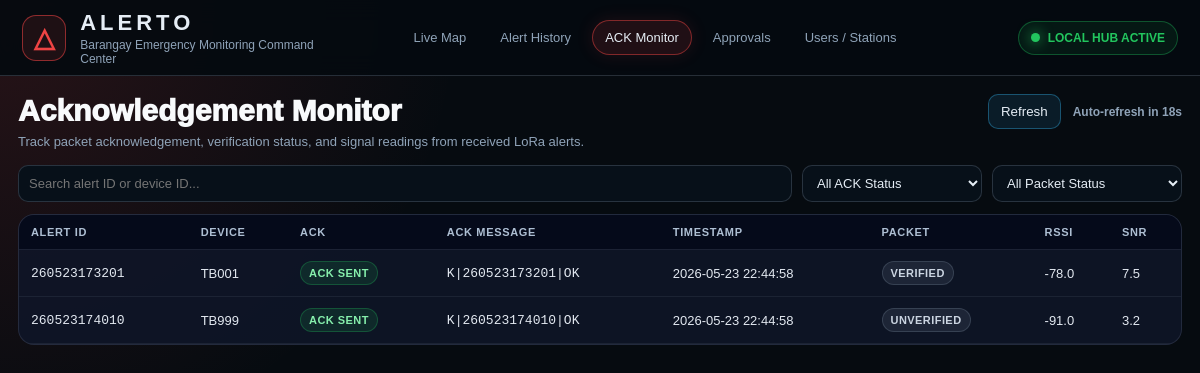
The app's page /acknowledgements, older data.
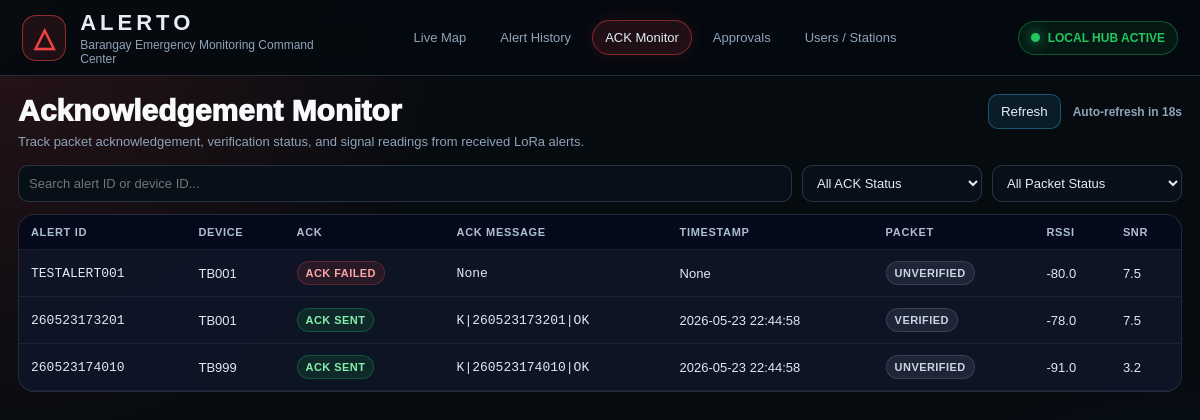
The same page, newer data.
### tables this page shows
CREATE TABLE alerts (
        id INTEGER PRIMARY KEY AUTOINCREMENT,
        alert_id TEXT UNIQUE,
        packet_type TEXT,
        raw_packet TEXT,
        device_id TEXT,
        user_id TEXT,
        zone TEXT,
        subzone TEXT,
        emergency_type TEXT,
        emergency_label TEXT,
        message TEXT,
        received_at TEXT,
        rssi REAL,
        snr REAL,
        verification_status TEXT DEFAULT 'Unverified',
        alert_status TEXT DEFAULT 'New',
        ack_message TEXT,
        ack_sent INTEGER DEFAULT 0,
        ack_sent_at TEXT,
        created_at TEXT
    , updated_at TEXT);

### app.py (the view)
@app.route("/acknowledgements")
def acknowledgements_page():
    alerts = get_alerts()
    return render_template("acknowledgements.html", alerts=alerts)

### database.py (called while the page is built)
def get_connection():
    conn = sqlite3.connect(
        DATABASE_PATH,
        timeout=10,
        check_same_thread=False
    )
    conn.row_factory = sqlite3.Row
    conn.execute("PRAGMA journal_mode=WAL;")
    conn.execute("PRAGMA busy_timeout=10000;")
    conn.execute("PRAGMA foreign_keys=ON;")
    return conn

def get_alerts(status=None):
    conn = get_connection()
    cur = conn.cursor()
    if status:
        cur.execute("""
            SELECT * FROM alerts
            WHERE alert_status = ?
            ORDER BY received_at DESC
        """, (status,))
    else:
        cur.execute("""
            SELECT * FROM alerts
            ORDER BY received_at DESC
        """)
    rows = cur.fetchall()
    conn.close()
    return rows

### templates/acknowledgements.html (shortened to what this page needs)
{% extends "base.html" %}
{% block content %}
<div class="ack-page compact-monitor-page">
    <div class="compact-page-header">
        <div>
            <h1>Acknowledgement Monitor</h1>
            <p>Track packet acknowledgement, verification status, and signal readings from received LoRa alerts.</p>
        </div>
        <div class="compact-header-actions">
            <button class="btn-small" onclick="window.location.reload()">Refresh</button>
            <span id="ack-refresh-label">Auto-refresh in 20s</span>
        </div>
    </div>
    <div class="compact-toolbar">
        <input
            type="text"
            id="ack-search"
            placeholder="Search alert ID or device ID..."
            oninput="filterAckRows()">
        <select id="ack-status-filter" onchange="filterAckRows()">
            <option value="all">All ACK Status</option>
        </select>
        <select id="packet-status-filter" onchange="filterAckRows()">
            <option value="all">All Packet Status</option>
        </select>
    </div>
    <section class="compact-table-card">
        <table class="compact-monitor-table">
            <thead>
                <tr>
                    <th>Alert ID</th>
                    <th>Device</th>
                    <th>ACK</th>
                    <th>ACK Message</th>
                    <th>Timestamp</th>
                    <th>Packet</th>
                    <th>RSSI</th>
                    <th>SNR</th>
                </tr>
            </thead>
            <tbody>
                {% for alert in alerts %}
                <tr
                    class="ack-row"
                    data-search="{{ (alert.alert_id or '')|lower }} {{ (alert.device_id or '')|lower }}"
                    data-ack="{{ 'sent' if alert.ack_sent else 'failed' }}"
                    data-packet="{{ (alert.verification_status or 'unverified')|lower }}"
                >
                    <td class="mono-cell">{{ alert.alert_id }}</td>
                    <td>{{ alert.device_id or "—" }}</td>
                    <td>
                        {% if alert.ack_sent %}
                            <span class="mini-pill good">ACK Sent</span>
                        {% else %}
                            <span class="mini-pill bad">ACK Failed</span>
                        {% endif %}
                    </td>
                    <td class="mono-cell">{{ alert.ack_message or "None" }}</td>
                    <td>{{ alert.ack_sent_at or "None" }}</td>
                    <td>
                        <span class="mini-pill neutral">
                            {{ alert.verification_status or "Unverified" }}
                        </span>
                    </td>
                    <td>{{ alert.rssi or "—" }}</td>
                    <td>{{ alert.snr or "—" }}</td>
                </tr>
                {% endfor %}
            </tbody>
        </table>
    </section>
</div>
{% endblock %}

Row changes from the older to the newer data that the page shows:
added alerts: alert_id "TESTALERT001", device "TB001", ack_sent "ACK FAILED", ack_message "None", ack_sent_at "None", verification_status "UNVERIFIED", rssi "-80.0", snr "7.5"
